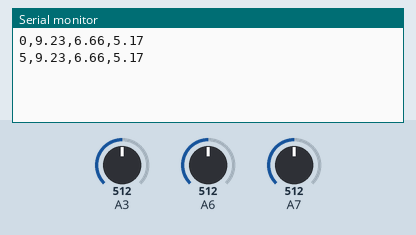
Recording of a sketch running on a simulated Arduino Nano, built with avr-gcc and run on an emulated ATmega328P. Shown: the last lines printed to the serial monitor. The inputs (shaded band) are chosen by the test bench; at power-on: A3 = 512, A6 = 512, A7 = 512.

Above: at 5.8 s.
5.9 s: A3 set to 716
At 10.3 s:
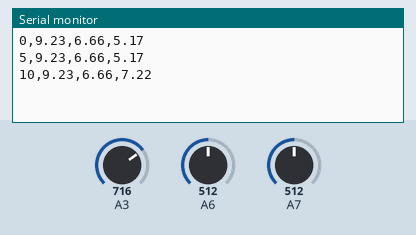
11.9 s: A6 set to 716
At 15.4 s:
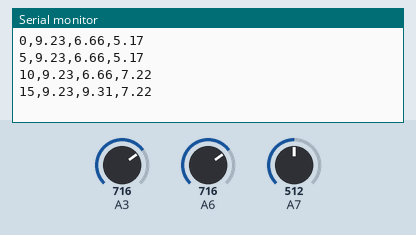
17.9 s: A7 set to 716
At 20.5 s:
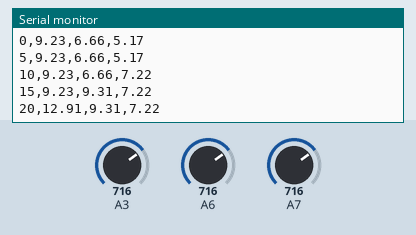
23.9 s: A3 set to 900
At 25.5 s:
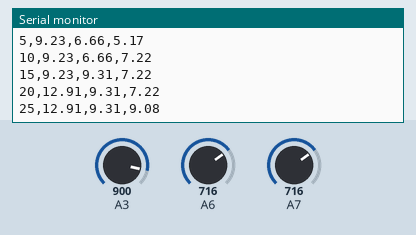
29.9 s: A6 set to 900
At 30.6 s:
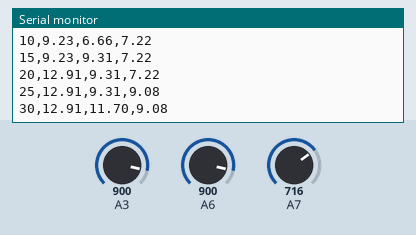
35.9 s: A7 set to 900
At 40.7 s:
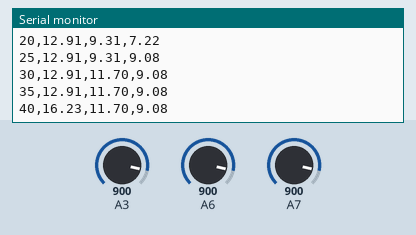
Timing chart, 0 to 42.2 s (numbered marks = the images above; inputs shaded):
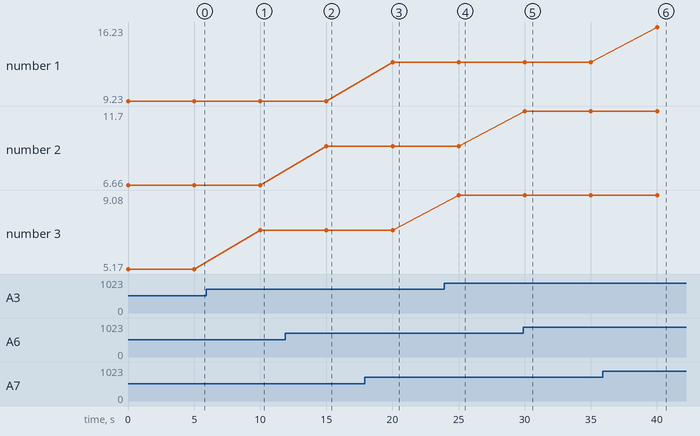

Measured:
- after the input at 5.9 s, the serial monitor: prints a new line after 4.1 s (image 1)
- after the input at 11.9 s, the serial monitor: prints a new line after 3.1 s (image 2)
- after the input at 17.9 s, the serial monitor: prints a new line after 2.1 s (image 3)
- after the input at 23.9 s, the serial monitor: prints a new line after 1.1 s (image 4)
- after the input at 29.9 s, the serial monitor: prints a new line after 0.11 s (image 5)
- after the input at 35.9 s, the serial monitor: prints a new line after 4.1 s (image 6)
- plotted number 1: 9.23 → 12.91 after the input at 17.9 s, 12.91 → 16.23 after the input at 35.9 s
- plotted number 2: 6.66 → 9.31 after the input at 11.9 s, 9.31 → 11.7 after the input at 29.9 s

The sketch:

Voltage_monitoring_simplified.ino
```cpp
/*
Voltage Monitoring (simplified)
HPS Autopilot 2021: https://github.com/UW-BAH-HPS-Autopilot-2021/Arduino-MCU
Based on Rev1 of Custom PCB: https://oshwlab.com/HPS-Autopilot-2021/hps-autopilot-power-supply
References:
https://www.arduino.cc/en/Tutorial/BuiltInExamples/ReadAnalogVoltage
Original sketch created 5/10/2021 by James Lee
Last modified 5/31/2021 by James Lee
*/

void setup() {
  // initialize serial communication at 9600 bits per second:
  Serial.begin(9600);
}

void loop() {
  /*  Voltage monitoring loop performs the following:
   *  1. Reads digital integer number from ADC
   *  2. Converts to pin voltage based on 10 bits (3.3V / 2^10-1 bins)
   *  3. Scales pin voltage back to original voltage based on divider value:
   *     V = (Pin_int * 3.3V / (2^n_bits-1) ) * (R_TOP + R_BOTTOM) / R_BOTTOM
   *  4. Print to serial
   */
  Serial.print(millis()/1000);      // elapsed time in seconds
  Serial.print(",");
  Serial.print((analogRead(A7) * 3.3 / 1023.0) * (123e3 / 22e3)); // V_BATT
  Serial.print(",");
  Serial.print((analogRead(A6) * 3.3 / 1023.0) * (133e3 / 33e3)); // V_5V
  Serial.print(",");
  Serial.println((analogRead(A3) * 3.3 / 1023.0) * (147e3 / 47e3)); // V_3V3
  delay(5000);      // Adjust time delay in milliseconds for desired log frequency
}
```
